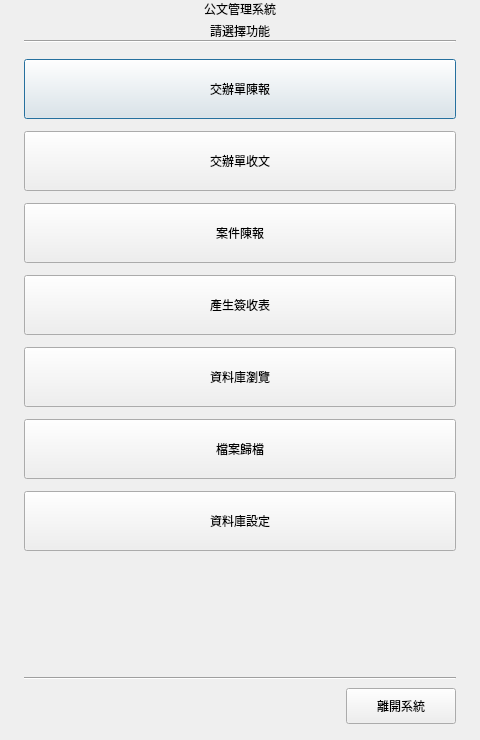
<?xml version="1.0" encoding="UTF-8"?>
<ui version="4.0">
 <class>Dialog</class>
 <widget class="QDialog" name="Dialog">
  <property name="geometry">
   <rect><x>0</x><y>0</y><width>480</width><height>740</height></rect>
  </property>
  <property name="windowTitle">
   <string>公文管理系統 - 主選單</string>
  </property>
  <property name="styleSheet">
   <string notr="true">
QDialog, QDialog > QWidget, QDialog QLabel, QDialog QFrame {
    background-color: #f2f2f7;
}
QLabel#titleLabel {
    font-size: 22pt;
    font-weight: 700;
    color: #1c1c1e;
    padding: 20px 0 4px 0;
    background-color: #f2f2f7;
}
QLabel#subtitleLabel {
    font-size: 13pt;
    color: #636366;
    padding: 0 0 8px 0;
    background-color: #f2f2f7;
}
QLabel#versionLabel {
    font-size: 11pt;
    color: #aeaeb2;
    background-color: #f2f2f7;
}
   </string>
  </property>
  <layout class="QVBoxLayout" name="mainLayout">
   <property name="spacing"><number>0</number></property>
   <property name="leftMargin"><number>24</number></property>
   <property name="topMargin"><number>0</number></property>
   <property name="rightMargin"><number>24</number></property>
   <property name="bottomMargin"><number>16</number></property>

   <!-- 標題區 -->
   <item>
    <layout class="QVBoxLayout" name="headerLayout">
     <property name="spacing"><number>4</number></property>
     <item>
      <widget class="QLabel" name="titleLabel">
       <property name="text"><string>公文管理系統</string></property>
       <property name="alignment"><set>Qt::AlignCenter</set></property>
      </widget>
     </item>
     <item>
      <widget class="QLabel" name="subtitleLabel">
       <property name="text"><string>請選擇功能</string></property>
       <property name="alignment"><set>Qt::AlignCenter</set></property>
      </widget>
     </item>
    </layout>
   </item>

   <!-- 分隔線 -->
   <item>
    <widget class="QFrame" name="line">
     <property name="frameShape"><enum>QFrame::HLine</enum></property>
     <property name="frameShadow"><enum>QFrame::Sunken</enum></property>
    </widget>
   </item>

   <!-- 按鈕區 -->
   <item>
    <layout class="QVBoxLayout" name="btnLayout">
     <property name="spacing"><number>12</number></property>
     <property name="topMargin"><number>16</number></property>
     <item>
      <widget class="QPushButton" name="btn_report_assignment">
       <property name="minimumSize"><size><width>0</width><height>60</height></size></property>
       <property name="text"><string>交辦單陳報</string></property>
      </widget>
     </item>
     <item>
      <widget class="QPushButton" name="btn_receive_assignment">
       <property name="minimumSize"><size><width>0</width><height>60</height></size></property>
       <property name="text"><string>交辦單收文</string></property>
      </widget>
     </item>
     <item>
      <widget class="QPushButton" name="btn_report_case">
       <property name="minimumSize"><size><width>0</width><height>60</height></size></property>
       <property name="text"><string>案件陳報</string></property>
      </widget>
     </item>
     <item>
      <widget class="QPushButton" name="btn_generate_receipt">
       <property name="minimumSize"><size><width>0</width><height>60</height></size></property>
       <property name="text"><string>產生簽收表</string></property>
      </widget>
     </item>
     <item>
      <widget class="QPushButton" name="btn_dbbrowse">
       <property name="minimumSize"><size><width>0</width><height>60</height></size></property>
       <property name="text"><string>資料庫瀏覽</string></property>
      </widget>
     </item>
     <item>
      <widget class="QPushButton" name="btn_archive">
       <property name="minimumSize"><size><width>0</width><height>60</height></size></property>
       <property name="text"><string>檔案歸檔</string></property>
      </widget>
     </item>
     <item>
      <widget class="QPushButton" name="btn_settings">
       <property name="minimumSize"><size><width>0</width><height>60</height></size></property>
       <property name="text"><string>資料庫設定</string></property>
      </widget>
     </item>
    </layout>
   </item>

   <!-- 彈性空間 -->
   <item>
    <spacer>
     <property name="orientation"><enum>Qt::Vertical</enum></property>
     <property name="sizeHint" stdset="0"><size><width>0</width><height>20</height></size></property>
    </spacer>
   </item>

   <!-- 分隔線 -->
   <item>
    <widget class="QFrame" name="line2">
     <property name="frameShape"><enum>QFrame::HLine</enum></property>
     <property name="frameShadow"><enum>QFrame::Sunken</enum></property>
    </widget>
   </item>

   <!-- 底部：版本 + 離開 -->
   <item>
    <layout class="QHBoxLayout" name="bottomLayout">
     <property name="topMargin"><number>8</number></property>
     <item>
      <widget class="QLabel" name="versionLabel">
       <property name="text"><string/></property>
      </widget>
     </item>
     <item>
      <spacer>
       <property name="orientation"><enum>Qt::Horizontal</enum></property>
       <property name="sizeHint" stdset="0"><size><width>40</width><height>0</height></size></property>
      </spacer>
     </item>
     <item>
      <widget class="QPushButton" name="btn_exit">
       <property name="minimumSize"><size><width>110</width><height>36</height></size></property>
       <property name="maximumSize"><size><width>110</width><height>36</height></size></property>
       <property name="text"><string>離開系統</string></property>
      </widget>
     </item>
    </layout>
   </item>

  </layout>
 </widget>
 <connections>
  <connection>
   <sender>btn_exit</sender>
   <signal>clicked()</signal>
   <receiver>Dialog</receiver>
   <slot>close()</slot>
  </connection>
 </connections>
</ui>
